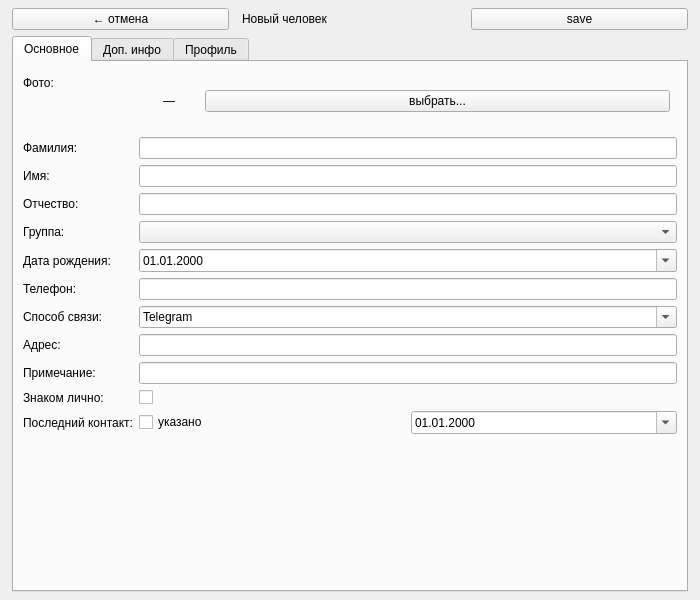
<?xml version="1.0" encoding="UTF-8"?>
<ui version="4.0">
 <class>PersonEditForm</class>
 <widget class="QWidget" name="PersonEditForm">
  <property name="geometry">
   <rect>
    <x>0</x>
    <y>0</y>
    <width>700</width>
    <height>600</height>
   </rect>
  </property>
  <layout class="QVBoxLayout" name="mainLayout">
   <property name="leftMargin"><number>12</number></property>
   <property name="topMargin"><number>8</number></property>
   <property name="rightMargin"><number>12</number></property>
   <property name="bottomMargin"><number>8</number></property>
   <!-- Nav bar -->
   <item>
    <widget class="QWidget" name="editNavBar">
     <layout class="QHBoxLayout" name="editNavLayout">
      <property name="leftMargin"><number>0</number></property>
      <property name="topMargin"><number>0</number></property>
      <property name="rightMargin"><number>0</number></property>
      <property name="bottomMargin"><number>0</number></property>
      <item>
       <widget class="QPushButton" name="cancelButton">
        <property name="text"><string>← отмена</string></property>
       </widget>
      </item>
      <item>
       <spacer name="editNavSpacer">
        <property name="orientation"><enum>Qt::Horizontal</enum></property>
       </spacer>
      </item>
      <item>
       <widget class="QLabel" name="editTitle">
        <property name="text"><string>Новый человек</string></property>
       </widget>
      </item>
      <item>
       <spacer name="editNavSpacer2">
        <property name="orientation"><enum>Qt::Horizontal</enum></property>
       </spacer>
      </item>
      <item>
       <widget class="QPushButton" name="saveButton">
        <property name="text"><string>save</string></property>
       </widget>
      </item>
     </layout>
    </widget>
   </item>
   <!-- Tabs -->
   <item>
    <widget class="QTabWidget" name="editTabs">
     <property name="currentIndex"><number>0</number></property>
     <!-- Tab 1: Основное -->
     <widget class="QWidget" name="tabBasic">
      <attribute name="title"><string>Основное</string></attribute>
      <layout class="QFormLayout" name="basicFormLayout">
       <item row="0" column="0">
        <widget class="QLabel" name="lblEditPhoto"><property name="text"><string>Фото:</string></property></widget>
       </item>
       <item row="0" column="1">
        <widget class="QWidget" name="photoWidget">
         <layout class="QHBoxLayout" name="photoLayout">
          <property name="leftMargin"><number>0</number></property>
          <property name="topMargin"><number>0</number></property>
          <property name="rightMargin"><number>0</number></property>
          <property name="bottomMargin"><number>0</number></property>
          <item>
           <widget class="QLabel" name="photoPreview">
            <property name="minimumSize"><size><width>60</width><height>60</height></size></property>
            <property name="maximumSize"><size><width>60</width><height>60</height></size></property>
            <property name="text"><string>—</string></property>
            <property name="alignment"><set>Qt::AlignCenter</set></property>
           </widget>
          </item>
          <item>
           <widget class="QPushButton" name="choosePhotoBtn">
            <property name="text"><string>выбрать...</string></property>
           </widget>
          </item>
          <item>
           <spacer><property name="orientation"><enum>Qt::Horizontal</enum></property></spacer>
          </item>
         </layout>
        </widget>
       </item>
       <item row="1" column="0">
        <widget class="QLabel"><property name="text"><string>Фамилия:</string></property></widget>
       </item>
       <item row="1" column="1">
        <widget class="QLineEdit" name="editLastName"/>
       </item>
       <item row="2" column="0">
        <widget class="QLabel"><property name="text"><string>Имя:</string></property></widget>
       </item>
       <item row="2" column="1">
        <widget class="QLineEdit" name="editFirstName"/>
       </item>
       <item row="3" column="0">
        <widget class="QLabel"><property name="text"><string>Отчество:</string></property></widget>
       </item>
       <item row="3" column="1">
        <widget class="QLineEdit" name="editPatronymic"/>
       </item>
       <item row="4" column="0">
        <widget class="QLabel"><property name="text"><string>Группа:</string></property></widget>
       </item>
       <item row="4" column="1">
        <widget class="QComboBox" name="editGroupCombo"/>
       </item>
       <item row="5" column="0">
        <widget class="QLabel"><property name="text"><string>Дата рождения:</string></property></widget>
       </item>
       <item row="5" column="1">
        <widget class="QDateEdit" name="editBirthDate">
         <property name="calendarPopup"><bool>true</bool></property>
         <property name="displayFormat"><string>dd.MM.yyyy</string></property>
        </widget>
       </item>
       <item row="6" column="0">
        <widget class="QLabel"><property name="text"><string>Телефон:</string></property></widget>
       </item>
       <item row="6" column="1">
        <widget class="QLineEdit" name="editPhone"/>
       </item>
       <item row="7" column="0">
        <widget class="QLabel"><property name="text"><string>Способ связи:</string></property></widget>
       </item>
       <item row="7" column="1">
        <widget class="QComboBox" name="editContactMethod">
         <property name="editable"><bool>true</bool></property>
         <item><property name="text"><string>Telegram</string></property></item>
         <item><property name="text"><string>WhatsApp</string></property></item>
         <item><property name="text"><string>Телефон</string></property></item>
         <item><property name="text"><string>Email</string></property></item>
         <item><property name="text"><string>Instagram</string></property></item>
         <item><property name="text"><string>VK</string></property></item>
         <item><property name="text"><string>Другое</string></property></item>
        </widget>
       </item>
       <item row="8" column="0">
        <widget class="QLabel"><property name="text"><string>Адрес:</string></property></widget>
       </item>
       <item row="8" column="1">
        <widget class="QLineEdit" name="editAddress"/>
       </item>
       <item row="9" column="0">
        <widget class="QLabel"><property name="text"><string>Примечание:</string></property></widget>
       </item>
       <item row="9" column="1">
        <widget class="QLineEdit" name="editNote"/>
       </item>
       <item row="10" column="0">
        <widget class="QLabel"><property name="text"><string>Знаком лично:</string></property></widget>
       </item>
       <item row="10" column="1">
        <widget class="QCheckBox" name="editMetInPerson"/>
       </item>
       <item row="11" column="0">
        <widget class="QLabel"><property name="text"><string>Последний контакт:</string></property></widget>
       </item>
       <item row="11" column="1">
        <widget class="QWidget" name="lastContactWidget">
         <layout class="QHBoxLayout" name="lastContactLayout">
          <property name="leftMargin"><number>0</number></property>
          <property name="topMargin"><number>0</number></property>
          <property name="rightMargin"><number>0</number></property>
          <property name="bottomMargin"><number>0</number></property>
          <item>
           <widget class="QCheckBox" name="editHasLastContact">
            <property name="text"><string>указано</string></property>
           </widget>
          </item>
          <item>
           <widget class="QDateEdit" name="editLastContact">
            <property name="calendarPopup"><bool>true</bool></property>
            <property name="displayFormat"><string>dd.MM.yyyy</string></property>
           </widget>
          </item>
         </layout>
        </widget>
       </item>
      </layout>
     </widget>
     <!-- Tab 2: Доп. инфо -->
     <widget class="QWidget" name="tabExtra">
      <attribute name="title"><string>Доп. инфо</string></attribute>
      <layout class="QFormLayout" name="extraFormLayout">
       <item row="0" column="0">
        <widget class="QLabel"><property name="text"><string>Привычки:</string></property></widget>
       </item>
       <item row="0" column="1">
        <widget class="QTextEdit" name="editHabits">
         <property name="maximumHeight"><number>80</number></property>
        </widget>
       </item>
       <item row="1" column="0">
        <widget class="QLabel"><property name="text"><string>Увлечения:</string></property></widget>
       </item>
       <item row="1" column="1">
        <widget class="QTextEdit" name="editHobbies">
         <property name="maximumHeight"><number>80</number></property>
        </widget>
       </item>
      </layout>
     </widget>
     <!-- Tab 3: Профиль -->
     <widget class="QWidget" name="tabProfile">
      <attribute name="title"><string>Профиль</string></attribute>
      <layout class="QVBoxLayout" name="profileTabLayout">
       <item>
        <widget class="QScrollArea" name="profileEditScroll">
         <property name="widgetResizable"><bool>true</bool></property>
         <widget class="QWidget" name="profileEditContents">
          <layout class="QFormLayout" name="profileEditFormLayout">
           <!-- Личность -->
           <item row="0" column="0" colspan="2">
            <widget class="QLabel" name="sectPersonality"><property name="text"><string>— Личность —</string></property></widget>
           </item>
           <item row="1" column="0"><widget class="QLabel"><property name="text"><string>Пол:</string></property></widget></item>
           <item row="1" column="1">
            <widget class="QComboBox" name="editGender">
             <item><property name="text"><string>Не указано</string></property></item>
             <item><property name="text"><string>Мужской</string></property></item>
             <item><property name="text"><string>Женский</string></property></item>
             <item><property name="text"><string>Другое</string></property></item>
            </widget>
           </item>
           <item row="2" column="0"><widget class="QLabel"><property name="text"><string>Характер:</string></property></widget></item>
           <item row="2" column="1"><widget class="QTextEdit" name="editCharacter"><property name="maximumHeight"><number>60</number></property></widget></item>
           <item row="3" column="0"><widget class="QLabel"><property name="text"><string>Интересы:</string></property></widget></item>
           <item row="3" column="1"><widget class="QTextEdit" name="editInterests"><property name="maximumHeight"><number>60</number></property></widget></item>
           <item row="4" column="0"><widget class="QLabel"><property name="text"><string>Юмор/триггеры:</string></property></widget></item>
           <item row="4" column="1"><widget class="QTextEdit" name="editHumorTriggers"><property name="maximumHeight"><number>60</number></property></widget></item>
           <!-- Взгляды -->
           <item row="5" column="0" colspan="2">
            <widget class="QLabel" name="sectViews"><property name="text"><string>— Взгляды —</string></property></widget>
           </item>
           <item row="6" column="0"><widget class="QLabel"><property name="text"><string>Политика:</string></property></widget></item>
           <item row="6" column="1"><widget class="QLineEdit" name="editPoliticalViews"/></item>
           <item row="7" column="0"><widget class="QLabel"><property name="text"><string>Религия:</string></property></widget></item>
           <item row="7" column="1"><widget class="QLineEdit" name="editReligiousViews"/></item>
           <item row="8" column="0"><widget class="QLabel"><property name="text"><string>Языки:</string></property></widget></item>
           <item row="8" column="1"><widget class="QLineEdit" name="editLanguages"/></item>
           <item row="9" column="0"><widget class="QLabel"><property name="text"><string>Никнеймы:</string></property></widget></item>
           <item row="9" column="1"><widget class="QLineEdit" name="editNicknames"/></item>
           <!-- Семья -->
           <item row="10" column="0" colspan="2">
            <widget class="QLabel" name="sectFamily"><property name="text"><string>— Семья и связи —</string></property></widget>
           </item>
           <item row="11" column="0"><widget class="QLabel"><property name="text"><string>Семья:</string></property></widget></item>
           <item row="11" column="1"><widget class="QTextEdit" name="editFamily"><property name="maximumHeight"><number>60</number></property></widget></item>
           <item row="12" column="0"><widget class="QLabel"><property name="text"><string>Статус:</string></property></widget></item>
           <item row="12" column="1">
            <widget class="QComboBox" name="editRelStatus">
             <property name="editable"><bool>true</bool></property>
             <item><property name="text"><string></string></property></item>
             <item><property name="text"><string>Свободен(на)</string></property></item>
             <item><property name="text"><string>Встречается</string></property></item>
             <item><property name="text"><string>Помолвлен(а)</string></property></item>
             <item><property name="text"><string>Женат/замужем</string></property></item>
             <item><property name="text"><string>В разводе</string></property></item>
             <item><property name="text"><string>Вдовец/вдова</string></property></item>
             <item><property name="text"><string>Сложно</string></property></item>
            </widget>
           </item>
           <item row="13" column="0"><widget class="QLabel"><property name="text"><string>Общие знакомые:</string></property></widget></item>
           <item row="13" column="1"><widget class="QTextEdit" name="editMutualAcq"><property name="maximumHeight"><number>60</number></property></widget></item>
           <item row="14" column="0"><widget class="QLabel"><property name="text"><string>Где познакомились:</string></property></widget></item>
           <item row="14" column="1"><widget class="QLineEdit" name="editHowMet"/></item>
           <!-- Работа -->
           <item row="15" column="0" colspan="2">
            <widget class="QLabel" name="sectWork"><property name="text"><string>— Работа и навыки —</string></property></widget>
           </item>
           <item row="16" column="0"><widget class="QLabel"><property name="text"><string>Карьера:</string></property></widget></item>
           <item row="16" column="1"><widget class="QTextEdit" name="editCareer"><property name="maximumHeight"><number>60</number></property></widget></item>
           <item row="17" column="0"><widget class="QLabel"><property name="text"><string>Образование:</string></property></widget></item>
           <item row="17" column="1"><widget class="QLineEdit" name="editEducation"/></item>
           <item row="18" column="0"><widget class="QLabel"><property name="text"><string>Навыки:</string></property></widget></item>
           <item row="18" column="1"><widget class="QLineEdit" name="editSkills"/></item>
           <item row="19" column="0"><widget class="QLabel"><property name="text"><string>График:</string></property></widget></item>
           <item row="19" column="1">
            <widget class="QComboBox" name="editWorkSchedule">
             <property name="editable"><bool>true</bool></property>
             <item><property name="text"><string></string></property></item>
             <item><property name="text"><string>5/2</string></property></item>
             <item><property name="text"><string>2/2</string></property></item>
             <item><property name="text"><string>Сменный</string></property></item>
             <item><property name="text"><string>Свободный</string></property></item>
             <item><property name="text"><string>Удалённо</string></property></item>
            </widget>
           </item>
           <item row="20" column="0"><widget class="QLabel"><property name="text"><string>Раб. контакты:</string></property></widget></item>
           <item row="20" column="1"><widget class="QLineEdit" name="editWorkContacts"/></item>
           <!-- Цифровой след -->
           <item row="21" column="0" colspan="2">
            <widget class="QLabel" name="sectDigital"><property name="text"><string>— Цифровой след —</string></property></widget>
           </item>
           <item row="22" column="0"><widget class="QLabel"><property name="text"><string>Платформы:</string></property></widget></item>
           <item row="22" column="1"><widget class="QTextEdit" name="editPlatforms"><property name="maximumHeight"><number>60</number></property></widget></item>
           <item row="23" column="0"><widget class="QLabel"><property name="text"><string>Медиа:</string></property></widget></item>
           <item row="23" column="1"><widget class="QTextEdit" name="editMedia"><property name="maximumHeight"><number>60</number></property></widget></item>
           <!-- Быт -->
           <item row="24" column="0" colspan="2">
            <widget class="QLabel" name="sectLife"><property name="text"><string>— Быт —</string></property></widget>
           </item>
           <item row="25" column="0"><widget class="QLabel"><property name="text"><string>Собственность:</string></property></widget></item>
           <item row="25" column="1"><widget class="QLineEdit" name="editProperty"/></item>
           <item row="26" column="0"><widget class="QLabel"><property name="text"><string>Любимые места:</string></property></widget></item>
           <item row="26" column="1"><widget class="QLineEdit" name="editFavPlaces"/></item>
           <item row="27" column="0"><widget class="QLabel"><property name="text"><string>Питомцы:</string></property></widget></item>
           <item row="27" column="1"><widget class="QLineEdit" name="editPets"/></item>
           <!-- Здоровье -->
           <item row="28" column="0" colspan="2">
            <widget class="QLabel" name="sectHealth"><property name="text"><string>— Здоровье —</string></property></widget>
           </item>
           <item row="29" column="0"><widget class="QLabel"><property name="text"><string>Здоровье/аллергии:</string></property></widget></item>
           <item row="29" column="1"><widget class="QTextEdit" name="editHealth"><property name="maximumHeight"><number>60</number></property></widget></item>
           <!-- Подарки и предпочтения -->
           <item row="30" column="0" colspan="2">
            <widget class="QLabel" name="sectGifts"><property name="text"><string>— Подарки и предпочтения —</string></property></widget>
           </item>
           <item row="31" column="0"><widget class="QLabel"><property name="text"><string>Идеи подарков:</string></property></widget></item>
           <item row="31" column="1"><widget class="QTextEdit" name="editGiftIdeas"><property name="maximumHeight"><number>60</number></property></widget></item>
           <item row="32" column="0"><widget class="QLabel"><property name="text"><string>Размер одежды:</string></property></widget></item>
           <item row="32" column="1"><widget class="QLineEdit" name="editClothingSize"/></item>
           <item row="33" column="0"><widget class="QLabel"><property name="text"><string>Любимая еда:</string></property></widget></item>
           <item row="33" column="1"><widget class="QLineEdit" name="editFavoriteFood"/></item>
           <!-- Мета -->
           <item row="34" column="0" colspan="2">
            <widget class="QLabel" name="sectMeta"><property name="text"><string>— Мета —</string></property></widget>
           </item>
           <item row="35" column="0"><widget class="QLabel"><property name="text"><string>Надёжность:</string></property></widget></item>
           <item row="35" column="1">
            <widget class="QComboBox" name="editReliability">
             <item><property name="text"><string></string></property></item>
             <item><property name="text"><string>Низкая</string></property></item>
             <item><property name="text"><string>Средняя</string></property></item>
             <item><property name="text"><string>Высокая</string></property></item>
            </widget>
           </item>
           <item row="36" column="0"><widget class="QLabel"><property name="text"><string>Актуальность:</string></property></widget></item>
           <item row="36" column="1"><widget class="QLineEdit" name="editInfoFreshness"/></item>
           <!-- Прочее -->
           <item row="37" column="0" colspan="2">
            <widget class="QLabel" name="sectOther"><property name="text"><string>— Прочее —</string></property></widget>
           </item>
           <item row="38" column="0"><widget class="QLabel"><property name="text"><string>Общая заметка:</string></property></widget></item>
           <item row="38" column="1"><widget class="QTextEdit" name="editAdditionalNotes"><property name="maximumHeight"><number>100</number></property></widget></item>
          </layout>
         </widget>
        </widget>
       </item>
      </layout>
     </widget>
    </widget>
   </item>
  </layout>
 </widget>
 <resources/>
 <connections/>
</ui>
